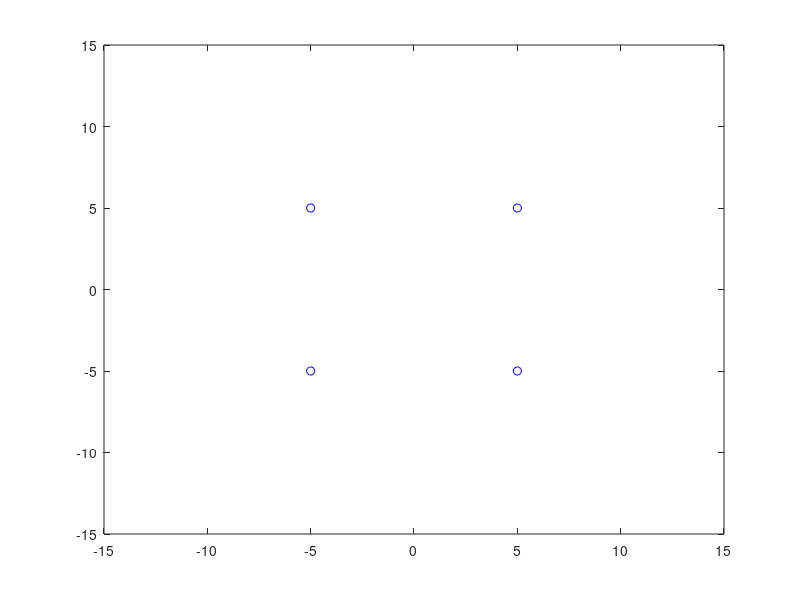

Source code (MATLAB): (Note: this script raises an error after producing the figure.)
clear all
close all
clc

addpath util

% See also mybarrier.m




%% parameters
N = 4; % number of agents
n = 2; % agents move on R^2

if n~= 2, error('Wrong dimension'); end

F = 200; % # of frames
sigma_Q = 0.001; % process noise
sigma_R1 = 1; % gps error 
sigma_Rij = 0.1; %  relative position error






vmax = 0.3; % maximum velocity of agents

Mx = 10;
Mv{1} = .02;
Mv{2} = .02;
Mv{3} = .02;
Mv{4} = .02;

E=[1 2;...
   2 3;...
   2 4;...
   3 4;...
   1 4;...
   2 1;...
   3 1;...
   4 1];% directed edges, inward to 1 in order to test robustness to corr

nE = size(E,1);

%% limits of space where agents move
llim = [-10;-10];
ulim = [10;10];

xlim =[-15 15];
ylim =[-15 15];

%% set up  system matrices
II = [eye(n) eye(n)];
IO = [eye(n) zeros(n)];
OI = [zeros(n) eye(n)];
OIt = [zeros(n); eye(n)]; 
OO = [zeros(n) zeros(n)];

% x(t+1) = A*x(t)+B*w(t), w(t) ~ N(0,Q)
for ia=1:N, A{ia} = [II; OI]; end
for ia=1:N, B{ia} = OIt; end
for ia=1:N, Q{ia} = sigma_Q^2*eye(n); end % process noise
for ia=1:N, sQ{ia} = sqrtm(Q{ia}); end


% measurement noise
R1 = sigma_R1^2*eye(n); % GPS
sqR1 = sqrtm(R1);

Rp= sigma_Rij^2*eye(n); % relative position error
sqRij = sqrtm(Rp);

for ie=1:nE, Rij{ie} = Rp; end


% centralized quantities
At = blkdiag(A{1:N}); % centralized KF
Bt = blkdiag(B{1:N}); % centralized KF

Ct = zeros(n*nE+n,2*n*N);
Ct(1:n,1:n) = eye(n); % GPS 


for ie=1:nE
   
    ia = E(ie,1);
    ib = E(ie,2); % edge ia ---> ib
    
    idxr = (n+(ie-1)*n+1):(n+ie*n);
    idxa = (2*n*(ia-1)+1):(2*n*ia);
    idxb = (2*n*(ib-1)+1):(2*n*ib);
    
    Ct(idxr,idxb) = IO;
    Ct(idxr,idxa) = -IO;
end
  
Qt = blkdiag(Q{1:N});
sqQt = sqrtm(Qt);    

Rt = blkdiag(R1,Rij{1:nE});
    


%% initial conditions
for ia=1:N, v0{ia} =Mv{ia}*randn(n,1); end


x0{1} = [-5;-5];
x0{2} = [-5;5];
x0{3} = [5;-5];
x0{4} = [5;5];


for ia=1:N, x{ia} = [x0{ia};v0{ia}]; end



xt = cat(1,x{:});


%% initial estimations

for ia=1:N, xh{ia} = 0*x{ia}; end % my estimator
for ia=1:N, xci{ia} = 0*x{ia}; end % CI estimator
for ia=1:N, xnf{ia} = 0*x{ia}; end % naive fusion estimator

xcf = xt; % centralized KF estimator


for ia=1:N, Sxh{ia} = blkdiag(Mx^2*eye(n),Mv{ia}^2*eye(n)); end
for ia=1:N, Sci{ia} = blkdiag(Mx^2*eye(n),Mv{ia}^2*eye(n)); end
for ia=1:N, Snf{ia} = blkdiag(Mx^2*eye(n),Mv{ia}^2*eye(n)); end

Scf = blkdiag(Sxh{1:N});


%% initial control inputs
for ia=1:N, 
    u{ia}=zeros(n,1);
end


%% error initialization
serrrf = zeros(F,N);
serrci = zeros(F,N);
serrnf = zeros(F,N);
serrcf = zeros(F,N);

perrrf = zeros(F,N); % position error
perrci = zeros(F,N);
perrnf = zeros(F,N);
perrcf = zeros(F,N);

perrrf3s = zeros(F,N); % position error 3s
perrci3s = zeros(F,N);
perrnf3s = zeros(F,N);
perrcf3s = zeros(F,N);


verrrf = zeros(F,N); % velocity error
verrci = zeros(F,N);
verrnf = zeros(F,N);
verrcf = zeros(F,N);

verrrf3s = zeros(F,N); % velocity error 3s
verrci3s = zeros(F,N);
verrnf3s = zeros(F,N);
verrcf3s = zeros(F,N);



%% main loop here

tpause = 0.001;

figure(30000),
plot(x{1}(1),x{1}(2),'bo');
axis([xlim ylim])
hold on;
for ia=2:N,    plot(x{ia}(1),x{ia}(2),'bo');    end
pause(tpause)




for f = 1 : F

 
    %% generate measurements
    
    y{1} = IO*x{1} + sqR1*randn(n,1); % GPS measurement
    
    for ie=1:nE, 
        ia = E(ie,1);
        ib = E(ie,2);
        y{ie+1} = IO*(x{ib} - x{ia}) + sqRij*randn(n,1); 
    end
    
    yt = cat(1,y{:}); % stacked measurements
    
    %% update step
    
    
    % RKF
    
        xhp = xh; % previous
        Sxhp = Sxh;
    
        [xh{1},Sxh{1}] = KalmanUpdate(IO,xh{1},Sxh{1},y{1},R1);
        
        for ie=1:nE,
            ia = E(ie,1);
            ib = E(ie,2);
            [xh{ib},Sxh{ib},~,~] = mybarrier(xh{ib},Sxh{ib},IO,xhp{ia},Sxhp{ia},-IO,y{ie+1},Rij{ie}); % agent ib updates
        end

    
    
    
   % CI
    
        % covariance intersection
    
        xcip = xci; % previous
        Scip = Sci;
        
         [xci{1},Sci{1}] = KalmanUpdate(IO,xci{1},Sci{1},y{1},R1);
    
         for ie=1:nE,
            ia = E(ie,1);
            ib = E(ie,2);
            [xci{ib},Sci{ib},~,~] = CovarianceIntersection(xci{ib},xcip{ia},y{ie+1},Sci{ib},Scip{ia},Rij{ie},IO,-IO);
         end
         
         
    
        %% naive fusion
    
        
        xnfp = xnf; % previous
        Snfp = Snf;
        
        [xnf{1},Snf{1}] = KalmanUpdate(IO,xnf{1},Snf{1},y{1},R1);
        
        for ie=1:nE,
            ia = E(ie,1);
            ib = E(ie,2);
            [xnf{ib},Snf{ib}] =  KalmanUpdate(IO,xnf{ib},Snf{ib},y{ie+1}+IO*xnfp{ia},Rij{ie}+IO*Snfp{ia}*IO');
        end

        
        
        
        
         %% centralized KF
         [xcf,Scf] = KalmanUpdate(Ct,xcf,Scf,yt,Rt);


    %% prediction step
    % same for all methods, similar to KF prediction step

    % control input
    kv = 0.1;
    for ia=1:N, 
        u{ia} = zeros(n,1);
        isOut{ia} = false;
        for idim=1:n
            if (x{ia}(idim) >=ulim(idim)) || (x{ia}(idim) <=llim(idim)) 
                isOut{ia} = true;
            end
            
            if  isOut{ia} 
                u{ia} = -x{ia}(n+1:2*n)  -kv*x{ia}(1:n)/norm(x{ia}(1:n));
                break;
            end
                     
        end     
        
        
        if norm(x{ia}(n+1:2*n))> vmax && ~isOut{ia}
            u{ia} = -kv*x{ia}(n+1:2*n);
        end
        
    end
    ut = cat(1,u{:}); % stacked inputs
    
    
    
    % my method
    for ia=1:N, [xh{ia},Sxh{ia}] = KalmanPredict(A{ia},B{ia},xh{ia},Sxh{ia},Q{ia},u{ia}); end
    
    % covariance intersection
    for ia=1:N, [xci{ia},Sci{ia}] = KalmanPredict(A{ia},B{ia},xci{ia},Sci{ia},Q{ia},u{ia}); end
    
    % naive fusion
    for ia=1:N, [xnf{ia},Snf{ia}] = KalmanPredict(A{ia},B{ia},xnf{ia},Snf{ia},Q{ia},u{ia}); end
      
    % centralized KF
    [xcf,Scf] = KalmanPredict(At,Bt,xcf,Scf,Qt,ut);
    
    
    
     %% measure some errors  
    for ia=1:N
        serrrf(f,ia) = norm(xh{ia}-x{ia});
        serrci(f,ia) = norm(xci{ia}-x{ia});
        serrnf(f,ia) = norm(xnf{ia}-x{ia});
        serrcf(f,ia) = norm(xcf(2*n*(ia-1)+1:2*n*ia)-x{ia});
        
        perrrf(f,ia) = norm(xh{ia}(1:2)-x{ia}(1:2));
        perrci(f,ia) = norm(xci{ia}(1:2)-x{ia}(1:2));
        perrnf(f,ia) = norm(xnf{ia}(1:2)-x{ia}(1:2));
        perrcf(f,ia) = norm(xcf(2*n*(ia-1)+1:2*n*(ia-1)+2)-x{ia}(1:2));
        
        verrrf(f,ia) = norm(xh{ia}(3:4)-x{ia}(3:4));
        verrci(f,ia) = norm(xci{ia}(3:4)-x{ia}(3:4));
        verrnf(f,ia) = norm(xnf{ia}(3:4)-x{ia}(3:4));
        verrcf(f,ia) = norm(xcf(2*n*(ia-1)+3:2*n*(ia-1)+4)-x{ia}(3:4));
        
        
        perrrf3s(f,ia) = 3*sqrt(trace(Sxh{ia}));
        perrci3s(f,ia) =  3*sqrt(trace(Sci{ia}));
        perrnf3s(f,ia) =  3*sqrt(trace(Snf{ia}));
        perrcf3s(f,ia) =  3*sqrt( trace(  Scf(2*n*(ia-1)+1:2*n*(ia-1)+4,2*n*(ia-1)+1:2*n*(ia-1)+4)  ) );
    end
    
    %% simulation step
    
    
     for ia=1:N,
         w{ia} = sQ{ia}*randn(n,1);
        x{ia} = A{ia}*x{ia} + B{ia}*(u{ia}+w{ia});
     end
    
    
    plot(x{1}(1),x{1}(2),'bo');
    axis([xlim ylim])
    hold on;
    for ia=2:N,    
        plot(x{ia}(1),x{ia}(2),'bo');    
    end
    
    for ia=1:N
        idx = 2*n*(ia-1)+1:2*n*(ia-1)+n;
        error_ellipse('C',9*Scf(idx,idx),'mu',xcf(idx),'style','b--'); 
        plot(xcf( 2*n*(ia-1)+1),xcf( 2*n*(ia-1)+2),'b+')
    end
    
    for ia=1:N
        error_ellipse('C',9*Sxh{ia}(1:2,1:2),'mu',xh{ia}(1:2),'style','r--'); 
        plot(xh{ia}(1),xh{ia}(2),'r+')
    end
    
    for ia=1:N
        error_ellipse('C',9*Sci{ia}(1:2,1:2),'mu',xci{ia}(1:2),'style','g'); 
        plot(xci{ia}(1),xci{ia}(2),'g+')
    end
    
    
    for ia=1:N
        error_ellipse('C',9*Snf{ia}(1:2,1:2),'mu',xnf{ia}(1:2),'style','k'); 
        plot(xnf{ia}(1),xnf{ia}(2),'k+')
    end
    
    hold off;
    title(sprintf('Frame %d',f))
    
    pause(tpause)
    
    
    
        
end








%% plots



figure(1),
for ia=1:N
      subplot(2,ceil(N/2),ia);
      plot(perrrf(:,ia),'r');
      hold on;
      plot(perrci(:,ia),'g')
      plot(perrnf(:,ia),'k')
      plot(perrcf(:,ia),'b')
      hold off;
      title(['Position error, agent: ' sprintf('%d',ia)])
      xlabel('k')
      legend('RF','CI','NF','KF') % Robust Fusion, Covariance Interesection, Naive Fusion, Kalman Filter
       
end






figure(2),
for ia=1:N
      subplot(2,ceil(N/2),ia);
      plot(perrrf(:,ia),'r');
      hold on;
      plot(perrci(:,ia),'g')
      plot(perrcf(:,ia),'b')
      hold off;
      title(['Position error, agent: ' sprintf('%d',ia)])
      xlabel('k')
      legend('RF','CI', 'KF') % Robust Fusion, Covariance Interesection,   Kalman Filter
       
end





figure(3),
for ia=1:N
      subplot(2,ceil(N/2),ia);
      plot(verrrf(:,ia),'r');
      hold on;
      plot(verrci(:,ia),'g')
      plot(verrcf(:,ia),'b')
      hold off;
      title(['Velocity error, agent: ' sprintf('%d',ia)])
      xlabel('k')
      legend('RF','CI', 'KF') % Robust Fusion, Covariance Interesection,   Kalman Filter
       
end






